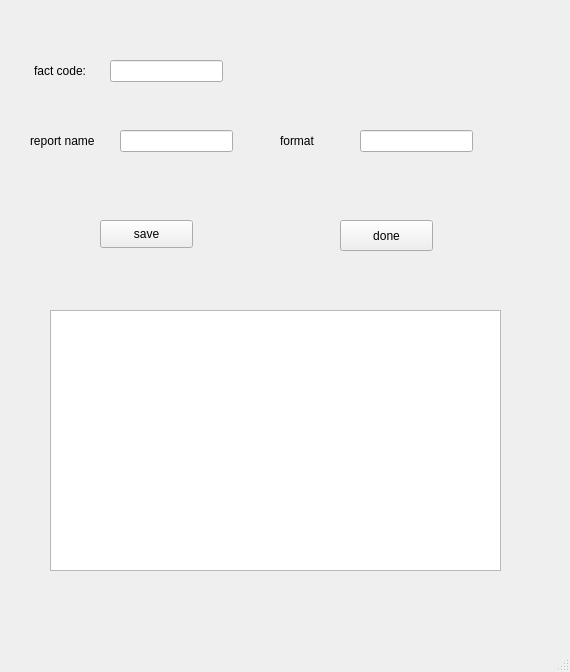
<?xml version="1.0" encoding="UTF-8"?>
<ui version="4.0">
 <class>MainWindow</class>
 <widget class="QMainWindow" name="MainWindow">
  <property name="geometry">
   <rect>
    <x>0</x>
    <y>0</y>
    <width>570</width>
    <height>672</height>
   </rect>
  </property>
  <property name="windowTitle">
   <string>MainWindow</string>
  </property>
  <widget class="QWidget" name="centralwidget">
   <widget class="QLineEdit" name="fact_code_input">
    <property name="geometry">
     <rect>
      <x>110</x>
      <y>60</y>
      <width>113</width>
      <height>22</height>
     </rect>
    </property>
   </widget>
   <widget class="QPushButton" name="saveButton">
    <property name="geometry">
     <rect>
      <x>100</x>
      <y>220</y>
      <width>93</width>
      <height>28</height>
     </rect>
    </property>
    <property name="text">
     <string>save</string>
    </property>
   </widget>
   <widget class="QLabel" name="label">
    <property name="geometry">
     <rect>
      <x>34</x>
      <y>60</y>
      <width>71</width>
      <height>21</height>
     </rect>
    </property>
    <property name="text">
     <string>fact code: </string>
    </property>
   </widget>
   <widget class="QLabel" name="label_2">
    <property name="geometry">
     <rect>
      <x>30</x>
      <y>130</y>
      <width>91</width>
      <height>21</height>
     </rect>
    </property>
    <property name="text">
     <string>report name</string>
    </property>
   </widget>
   <widget class="QLineEdit" name="report_name_input">
    <property name="geometry">
     <rect>
      <x>120</x>
      <y>130</y>
      <width>113</width>
      <height>22</height>
     </rect>
    </property>
   </widget>
   <widget class="QLabel" name="label_3">
    <property name="geometry">
     <rect>
      <x>280</x>
      <y>130</y>
      <width>91</width>
      <height>21</height>
     </rect>
    </property>
    <property name="text">
     <string>format</string>
    </property>
   </widget>
   <widget class="QLineEdit" name="format_input">
    <property name="geometry">
     <rect>
      <x>360</x>
      <y>130</y>
      <width>113</width>
      <height>22</height>
     </rect>
    </property>
   </widget>
   <widget class="QPushButton" name="doneButton">
    <property name="geometry">
     <rect>
      <x>340</x>
      <y>220</y>
      <width>93</width>
      <height>31</height>
     </rect>
    </property>
    <property name="text">
     <string>done</string>
    </property>
   </widget>
   <widget class="QTableView" name="tableView">
    <property name="geometry">
     <rect>
      <x>50</x>
      <y>310</y>
      <width>451</width>
      <height>261</height>
     </rect>
    </property>
   </widget>
  </widget>
  <widget class="QMenuBar" name="menubar">
   <property name="geometry">
    <rect>
     <x>0</x>
     <y>0</y>
     <width>570</width>
     <height>31</height>
    </rect>
   </property>
  </widget>
  <widget class="QStatusBar" name="statusbar"/>
 </widget>
 <resources/>
 <connections/>
</ui>
